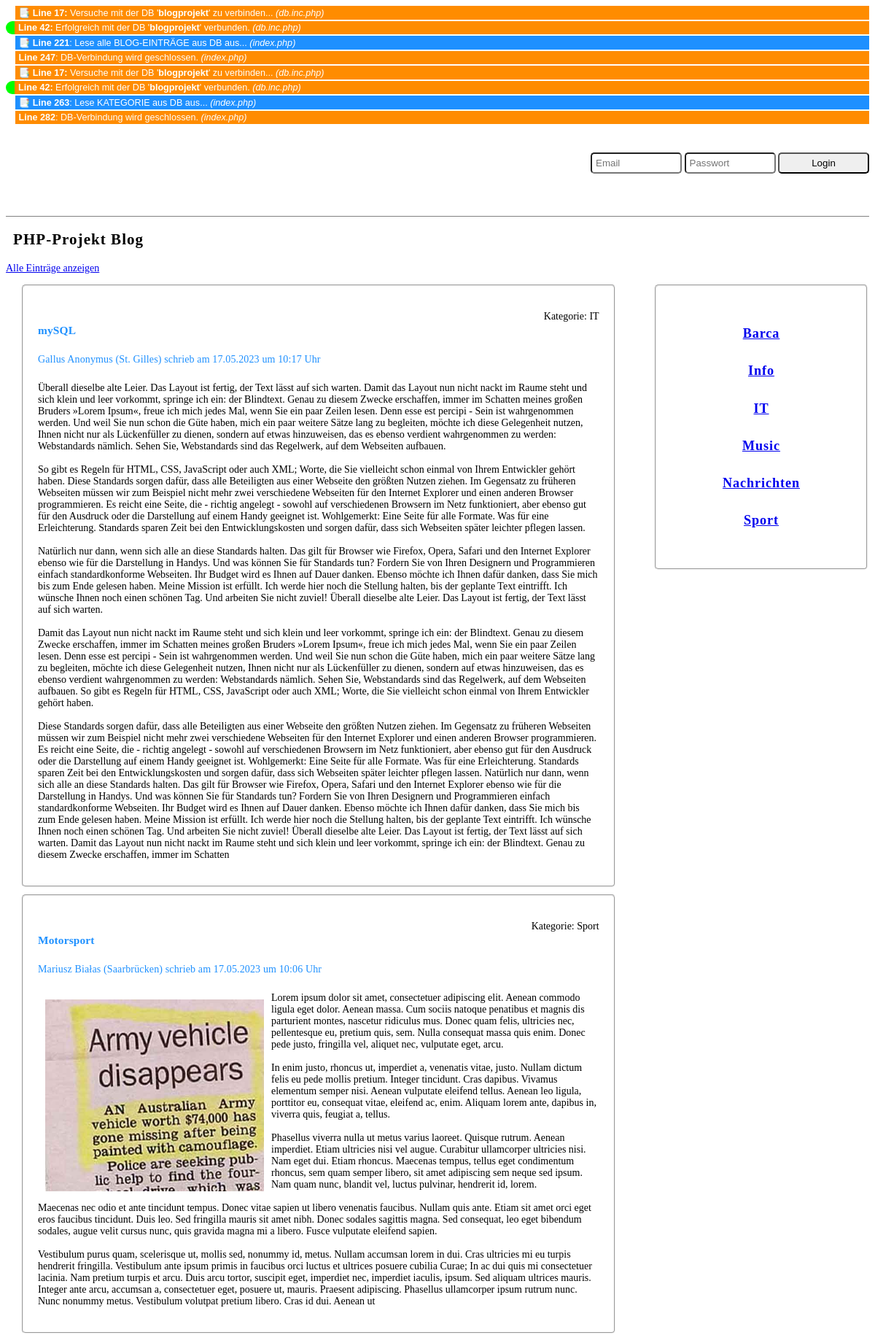
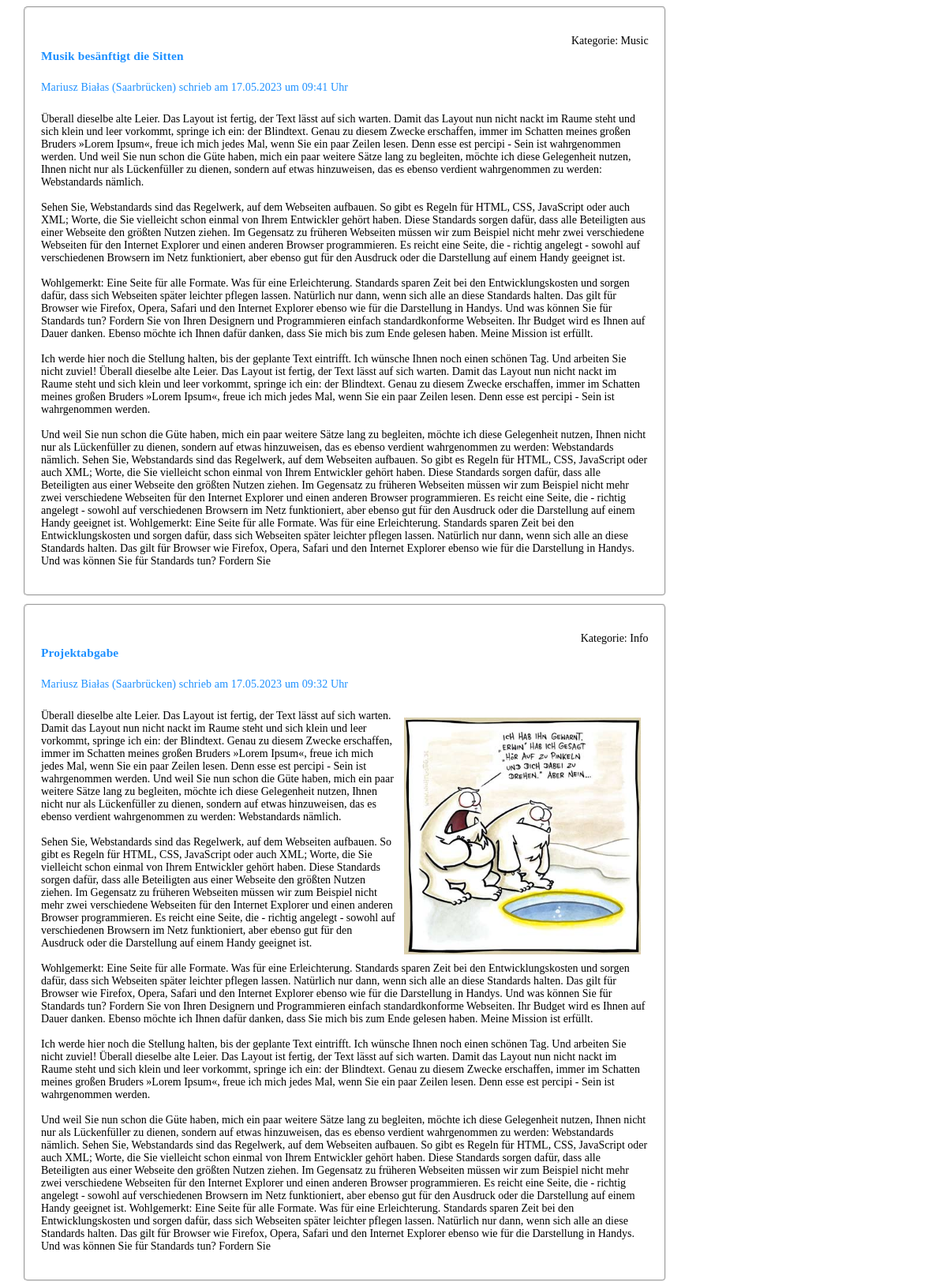
The page / (upper part) on the database its author committed (2 pictures, top to bottom).
### tables this page shows
CREATE TABLE `blogs` (
  `blogID` int(11) NOT NULL,
  `blogHeadline` varchar(256) NOT NULL,
  `blogImagePath` varchar(256) DEFAULT NULL,
  `blogImageAlignment` varchar(10) NOT NULL,
  `blogContent` text NOT NULL,
  `blogDate` timestamp NOT NULL DEFAULT current_timestamp(),
  `catID` int(11) NOT NULL,
  `userID` int(11) NOT NULL
);

CREATE TABLE `categories` (
  `catID` int(11) NOT NULL,
  `catLabel` varchar(256) NOT NULL
);

CREATE TABLE `users` (
  `userID` int(11) NOT NULL,
  `userFirstName` varchar(256) NOT NULL,
  `userLastName` varchar(256) NOT NULL,
  `userEmail` varchar(256) NOT NULL,
  `userCity` varchar(256) NOT NULL,
  `userPassword` varchar(256) NOT NULL
);

### include/dateTime.inc.php (called while the page is built, shortened)
<?php
				function isoToEuDateTime($value) {
					if($value) {
						if( strpos($value, " ") ) {
							$dateTimeArray = explode(" ", $value);
							$date = $dateTimeArray[0];
							$dateArray 	= explode("-", $date);
							$time = $dateTimeArray[1];
							$time 		= substr($time, 0, 5);
						} else {
							$dateArray 	= explode("-", $value);
							$time 		= NULL;
						}
						$euDate = "$dateArray[2].$dateArray[1].$dateArray[0]";
					} else {
						$euDate 		= NULL;
						$time 			= NULL;
					}
					return array("date"=>$euDate, "time"=>$time);
				}
?>

### index.php (the view, shortened to what this page needs)
<?php
                require_once('./include/form.inc.php');
                require_once('./include/db.inc.php');
                require_once('./include/dateTime.inc.php');
                $errorLogin = null;
				$loginInfo 	= false;
				$filterID 	= null;
				$PDO = dbConnect();
				if( $filterID !== null ) {
if(DEBUG)			echo "<p class='debug'>📑 <b>Line " . __LINE__ . "</b>: Lese gefilterte BLOG-EINTRÄGE aus DB aus... <i>(" . basename(__FILE__) . ")</i></p>\n";
					$sql = 'SELECT * FROM blogs
							INNER JOIN categories USING(catID)
							INNER JOIN users USING(userID)
							WHERE catID = :filterID
							ORDER BY blogDate DESC';
					$params = [ 'filterID' => $filterID ];
				} else {
if(DEBUG)			echo "<p class='debug'>📑 <b>Line " . __LINE__ . "</b>: Lese alle BLOG-EINTRÄGE aus DB aus... <i>(" . basename(__FILE__) . ")</i></p>\n";
					$sql = 'SELECT * FROM blogs
							INNER JOIN categories USING(catID)
							INNER JOIN users USING(userID)
							ORDER BY blogDate DESC'
							;
					$params = [];
				}
				try {
					$PDOStatement = $PDO->prepare($sql);
					$PDOStatement->execute($params);
				} catch(PDOException $error) {
if(DEBUG) 			echo "<p class='debug err'><b>Line " . __LINE__ . "</b>: FEHLER: " . $error->GetMessage() . "<i>(" . basename(__FILE__) . ")</i></p>\n";
					$dbError = 'Fehler beim Zugriff auf die Datenbank!';
				}
				$resultBlogArr = $PDOStatement->fetchAll(PDO::FETCH_ASSOC);
if(DEBUG)		echo "<p class='debugDB'><b>Line " . __LINE__ . "</b>: DB-Verbindung wird geschlossen. <i>(" . basename(__FILE__) . ")</i></p>\n";
				$PDO = dbConnect();
if(DEBUG)		echo "<p class='debug'>📑 <b>Line " . __LINE__ . "</b>: Lese KATEGORIE aus DB aus... <i>(" . basename(__FILE__) . ")</i></p>\n";
				$sql = 'SELECT * FROM categories ORDER BY catLabel';
				$params = [];
				try {
					$PDOStatement = $PDO->prepare($sql);
					$PDOStatement->execute($params);
				} catch(PDOException $error) {
if(DEBUG) 			echo "<p class='debug err'><b>Line " . __LINE__ . "</b>: FEHLER: " . $error->GetMessage() . "<i>(" . basename(__FILE__) . ")</i></p>\n";
					$dbError = 'Fehler beim Zugriff auf die Datenbank!';
				}
				$resultCatArr= $PDOStatement->fetchAll(PDO::FETCH_ASSOC);
if(DEBUG)		echo "<p class='debugDB'><b>Line " . __LINE__ . "</b>: DB-Verbindung wird geschlossen. <i>(" . basename(__FILE__) . ")</i></p>\n";
?>
<!doctype html>
<html>
<head>
	<link rel="stylesheet" href="./css/main.css">
	<link rel="stylesheet" href="./css/debug.css">
</head>
<body>
	<br>
	<header class="fright loginheader">
		<?php if( $loginInfo === false ): ?>
			<form action="" method="POST">
				<span class='error'><?php echo $errorLogin ?></span><br>
				<input class="short" type="text" name="email" placeholder="Email">
				<input class="short" type="password" name="password" placeholder="Passwort">
				<input class="short" type="submit" value="Login">
			</form>
		<?php endif ?>
	</header>
	<br>
	<br>
	<hr>
	<h1>PHP-Projekt Blog</h1>
	<p>
		<a href="index.php">Alle Einträge anzeigen</a>
	</p>
	<div class="container">
		<main>
			<?php foreach ($resultBlogArr as $item): ?>
				<fieldset class="blog-content">
					<p class="fright">Kategorie: <?php echo $item['catLabel'] ?></p>
					<br>
					<h3><?php echo $item['blogHeadline'] ?></h3>
					<h5>
						<?php echo $item['userFirstName'] ?>
						<?php echo $item['userLastName'] ?>
						(<?php echo $item['userCity'] ?>)
						schrieb am <?php echo isoToEuDateTime($item['blogDate'])['date'] ?>
						um <?php echo isoToEuDateTime($item['blogDate'])['time']  ?> Uhr
					</h5>
					<?php if ( $item['blogImagePath'] !== null ): ?>
						<img src="<?php echo $item['blogImagePath'] ?>" alt="" class="<?php echo $item['blogImageAlignment'] ?>">
					<?php endif ?>
					<p><?php echo nl2br($item['blogContent'], false) ?></p>
				</fieldset>
			<?php endforeach ?>
		</main>
		<aside>
			<fieldset class="blog-category">
				<?php foreach ($resultCatArr as $item): ?>
					<h2 class=""><a href="?action=<?php echo $item['catID'] ?>"><?php echo $item['catLabel'] ?></a></h2>
				<?php endforeach ?>
			</fieldset>
		</aside>
	</div>
</body>
</html>

### include/db.inc.php
<?php
				function dbConnect($DBName=DB_NAME) {
if(DEBUG_DB)	echo "<p class='debugDb'>📑 <b>Line " . __LINE__ . ":</b> Versuche mit der DB '<b>$DBName</b>' zu verbinden... <i>(" . basename(__FILE__) . ")</i></p>\r\n";
					try {
						$PDO = new PDO(DB_SYSTEM . ":host=" . DB_HOST . "; dbname=$DBName; charset=utf8mb4", DB_USER, DB_PWD);
						$PDO->setAttribute(PDO::ATTR_EMULATE_PREPARES, false);
						$PDO->setAttribute(PDO::ATTR_STRINGIFY_FETCHES, false);
					} catch(PDOException $error) {
if(DEBUG_DB)		echo "<p class='error'><b>Line " . __LINE__ . ":</b> <i>FEHLER: " . $error->GetMessage() . " </i> <i>(" . basename(__FILE__) . ")</i></p>\r\n";
						exit;
					}
if(DEBUG_DB)	echo "<p class='debugDb ok'><b>Line " . __LINE__ . ":</b> Erfolgreich mit der DB '<b>$DBName</b>' verbunden. <i>(" . basename(__FILE__) . ")</i></p>\r\n";
					return $PDO;
				}
?>

### css/main.css (style rules this page uses)
body { font-family: verdana; font-size: 14px; box-sizing: border-box; }
h1 { color: black; padding: 5px 10px; font-size: 1.5em; letter-spacing: 0.05em; }
h2, h3, h4, h5 { color: dodgerblue; letter-spacing: 0.05em; }
h3, h4, h5 { letter-spacing: 0.01em; }
h2 { font-size: 1.3em; }
h3 { font-size: 1.1em; }
h4, h5 { font-size: 1em; font-weight: normal; }
hr { height: 1px; border: none; background-color: gray; }
fieldset, input, textarea, select { border-radius: 5px; }
fieldset { margin-bottom: 10px; }
input, textarea { margin: 5px 0; padding: 5px; width: 80%; }
input[type="submit"] { width: 100%; }
input.short { width: 125px; }
header { text-align: right; }
.fleft { float: left; }
.fright { float: right; }
.container { display: flex; justify-content: space-between; width: 100%; }
main { width: 65%; margin-left: 10px; }
.blog-content { width: 100%; padding: 20px; }
.blog-content img { width: 100%; max-width: 300px; border-radius: 10px; padding: 10px; }
aside { width: 25%; margin-right: 10px; }
.blog-category { display: flex; flex-direction: column; justify-content: center; align-items: center; padding: 40px 20px; }
.container { margin-inline: 10px; width: 100%; }

### css/debug.css (style rules this page uses)
.debug,.debugCleanString,.debugCheckInputString,.debugValidateEmail,.debugAuth,.debugImageUpload, .debugDb,.debugDateTime,.debugValidateInt,.debugValidateFloat,.debugClass,.debugClassImage, .debugTrait,.debugClassLoader { background-color: dodgerblue; padding: 2px 5px; margin-bottom: 2px; margin-top: 2px; font-family: arial; font-size: 0.9em; color: white; margin-left: 1em; }
.debugDb { background-color: darkorange; }
.err, .ok, .hint { border-radius: 1em 0 0 1em; border-left: 1em solid whitesmoke; margin-left: 0em; }
.ok { border-color: lime; }

### rows shown on the page
blogs: catID.catLabel "IT", blogHeadline "mySQL", userID.userFirstName "Gallus", userID.userLastName "Anonymus", userID.userCity "St. Gilles", blogDate "17.05.2023", blogDate "10:17", blogContent "Überall dieselbe alte Leier. Das Layout ist fertig, der Text lässt auf sich warten. Damit das Layout nun nicht nackt im Raume steht und sich klein und leer vorkommt, springe ich ein: der Blindtext. Genau zu diesem Zwecke erschaffen, immer im Schatten meines großen Bruders »Lorem Ipsum«, freue ich mich jedes Mal, wenn Sie ein paar Zeilen lesen. Denn esse est percipi - Sein ist wahrgenommen werden. Und weil Sie nun schon die Güte haben, mich ein paar weitere Sätze lang zu begleiten, möchte ich diese Gelegenheit nutzen, Ihnen nicht nur als Lückenfüller zu dienen, sondern auf etwas hinzuweisen, das es ebenso verdient wahrgenommen zu werden: Webstandards nämlich. Sehen Sie, Webstandards sind das…"
blogs: catID.catLabel "Sport", blogHeadline "Motorsport", userID.userFirstName "Mariusz", userID.userLastName "Białas", userID.userCity "Saarbrücken", blogDate "17.05.2023", blogDate "10:06", blogImagePath (picture), blogContent "Lorem ipsum dolor sit amet, consectetuer adipiscing elit. Aenean commodo ligula eget dolor. Aenean massa. Cum sociis natoque penatibus et magnis dis parturient montes, nascetur ridiculus mus. Donec quam felis, ultricies nec, pellentesque eu, pretium quis, sem. Nulla consequat massa quis enim. Donec pede justo, fringilla vel, aliquet nec, vulputate eget, arcu. In enim justo, rhoncus ut, imperdiet a, venenatis vitae, justo. Nullam dictum felis eu pede mollis pretium. Integer tincidunt. Cras dapibus. Vivamus elementum semper nisi. Aenean vulputate eleifend tellus. Aenean leo ligula, porttitor eu, consequat vitae, eleifend ac, enim. Aliquam lorem ante, dapibus in, viverra quis, feugiat a,…"
blogs: catID.catLabel "Music", blogHeadline "Musik besänftigt die Sitten", userID.userFirstName "Mariusz", userID.userLastName "Białas", userID.userCity "Saarbrücken", blogDate "17.05.2023", blogDate "09:41", blogContent "Überall dieselbe alte Leier. Das Layout ist fertig, der Text lässt auf sich warten. Damit das Layout nun nicht nackt im Raume steht und sich klein und leer vorkommt, springe ich ein: der Blindtext. Genau zu diesem Zwecke erschaffen, immer im Schatten meines großen Bruders »Lorem Ipsum«, freue ich mich jedes Mal, wenn Sie ein paar Zeilen lesen. Denn esse est percipi - Sein ist wahrgenommen werden. Und weil Sie nun schon die Güte haben, mich ein paar weitere Sätze lang zu begleiten, möchte ich diese Gelegenheit nutzen, Ihnen nicht nur als Lückenfüller zu dienen, sondern auf etwas hinzuweisen, das es ebenso verdient wahrgenommen zu werden: Webstandards nämlich. Sehen Sie, Webstandards sind das…"
blogs: catID.catLabel "Info", blogHeadline "Projektabgabe", userID.userFirstName "Mariusz", userID.userLastName "Białas", userID.userCity "Saarbrücken", blogDate "17.05.2023", blogDate "09:32", blogImagePath (picture), blogContent "Überall dieselbe alte Leier. Das Layout ist fertig, der Text lässt auf sich warten. Damit das Layout nun nicht nackt im Raume steht und sich klein und leer vorkommt, springe ich ein: der Blindtext. Genau zu diesem Zwecke erschaffen, immer im Schatten meines großen Bruders »Lorem Ipsum«, freue ich mich jedes Mal, wenn Sie ein paar Zeilen lesen. Denn esse est percipi - Sein ist wahrgenommen werden. Und weil Sie nun schon die Güte haben, mich ein paar weitere Sätze lang zu begleiten, möchte ich diese Gelegenheit nutzen, Ihnen nicht nur als Lückenfüller zu dienen, sondern auf etwas hinzuweisen, das es ebenso verdient wahrgenommen zu werden: Webstandards nämlich. Sehen Sie, Webstandards sind das…"
categories: catLabel "Barca"
categories: catLabel "Info"
categories: catLabel "IT"
categories: catLabel "Music"
categories: catLabel "Nachrichten"
categories: catLabel "Sport"

### other values the page prints
__LINE__ "17 17"
$DBName "blogprojekt blogprojekt"
basename(__FILE__) "db.inc.php db.inc.php"
__LINE__ "42 42"
__LINE__ "221"
basename(__FILE__) "index.php"
__LINE__ "247"
__LINE__ "263"
__LINE__ "282"
